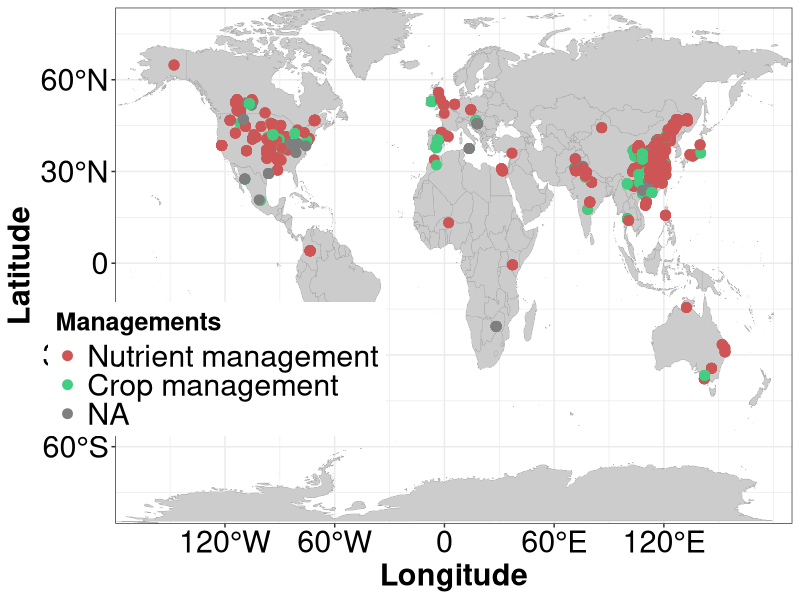

The R script that drew this image:
# Script to plot Figure 1

# load in the packages
library(readxl); library(ggplot2); library(data.table)

# read in the data needed for figure 1
site <- readxl::read_xlsx('articles/ncoms23/Database.xlsx',sheet = "Figure1")
site <- as.data.table(site)

# update management categories
site[grepl('OF|CF|RFR|RFT|RFP|EE|BC',management), management := 'Nutrient management']
site[grepl('ROT|CC|RES',management), management := 'Crop management']
site[grepl('RT|NT',management),management := 'Soil Management']

# rename
setnames(site,'management','Managements')

# convert Management to a factor in a specific order
site[,Managements := factor(Managements,
                            levels = c('Nutrient management','Crop management','Soil management'))]

# load in the base map
world <- map_data("world")

# make the plot
p1 <- ggplot() +
      geom_map(
        data = world, map = world,
        aes(long, lat, map_id = region),
        color = "#999999", fill = "#CCCCCC", size = 0.1) +
      geom_point(data = site,aes(lon, lat,color = Managements), alpha = 1, size = 3) +
      scale_color_manual(values = c("Nutrient management" = "indianred3","Crop management"= "seagreen3","Soil management"="royalblue3"))+
      theme_bw()+
      scale_x_continuous(breaks = c(-120, -60, 0, 60, 120), expand = c(0, 0),
                         labels = c('120°W', '60°W', '0', '60°E', '120°E')) +
      scale_y_continuous(breaks = c(-60, -30, 0, 30, 60), expand = c(0, 0),
                         labels = c('60°S', '30°S', '0', '30°N', '60°N')) +
      labs(x = 'Longitude', y = 'Latitude', color = 'Managements')+
      theme(axis.text=element_text(size=22, color = "black"),
            axis.title = element_text(size = 22, face="bold", color = "black"))+
      theme(legend.position = c(0.15,0.3))+theme(legend.text = element_text(size=22, color="black"))+theme(legend.title = element_text(face="bold", size=18, color="black"))

# save the plot in directory 'products'
ggsave(plot = p1, file = "products/location_map.png",width = 410,height = 197, units = "mm")
